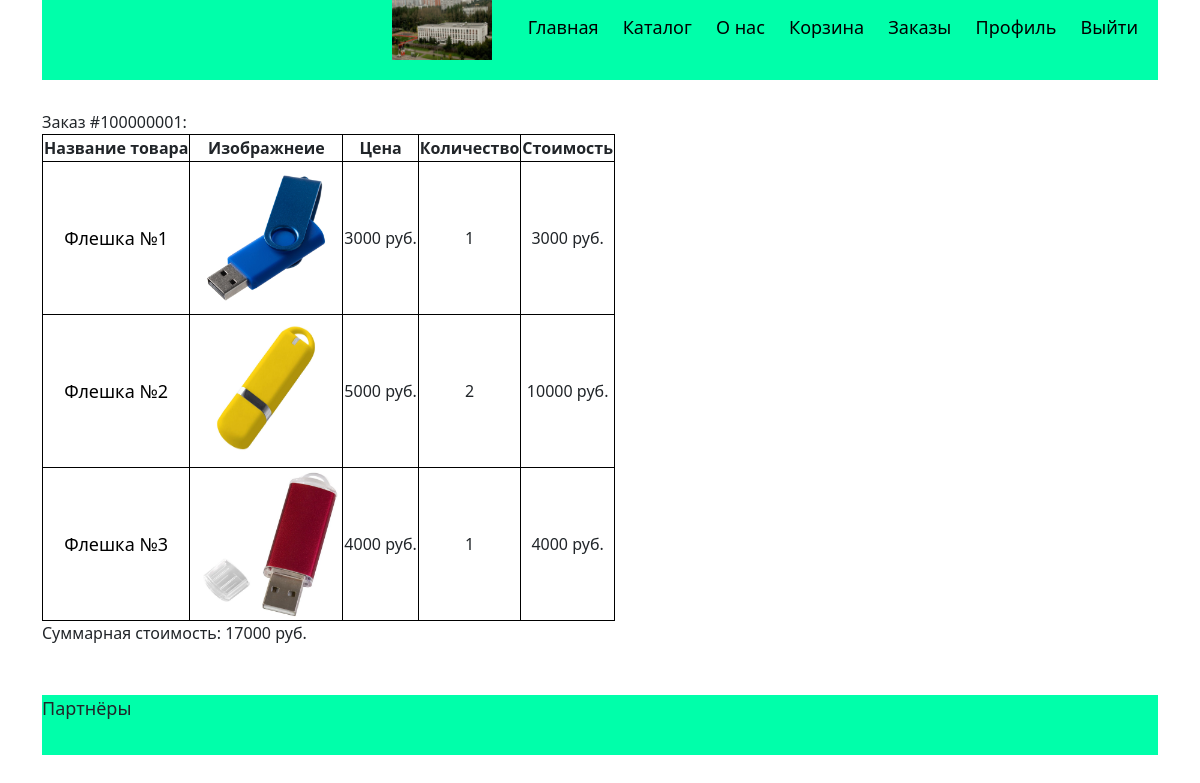
Before: /orders/ (signed in) with the older database file.
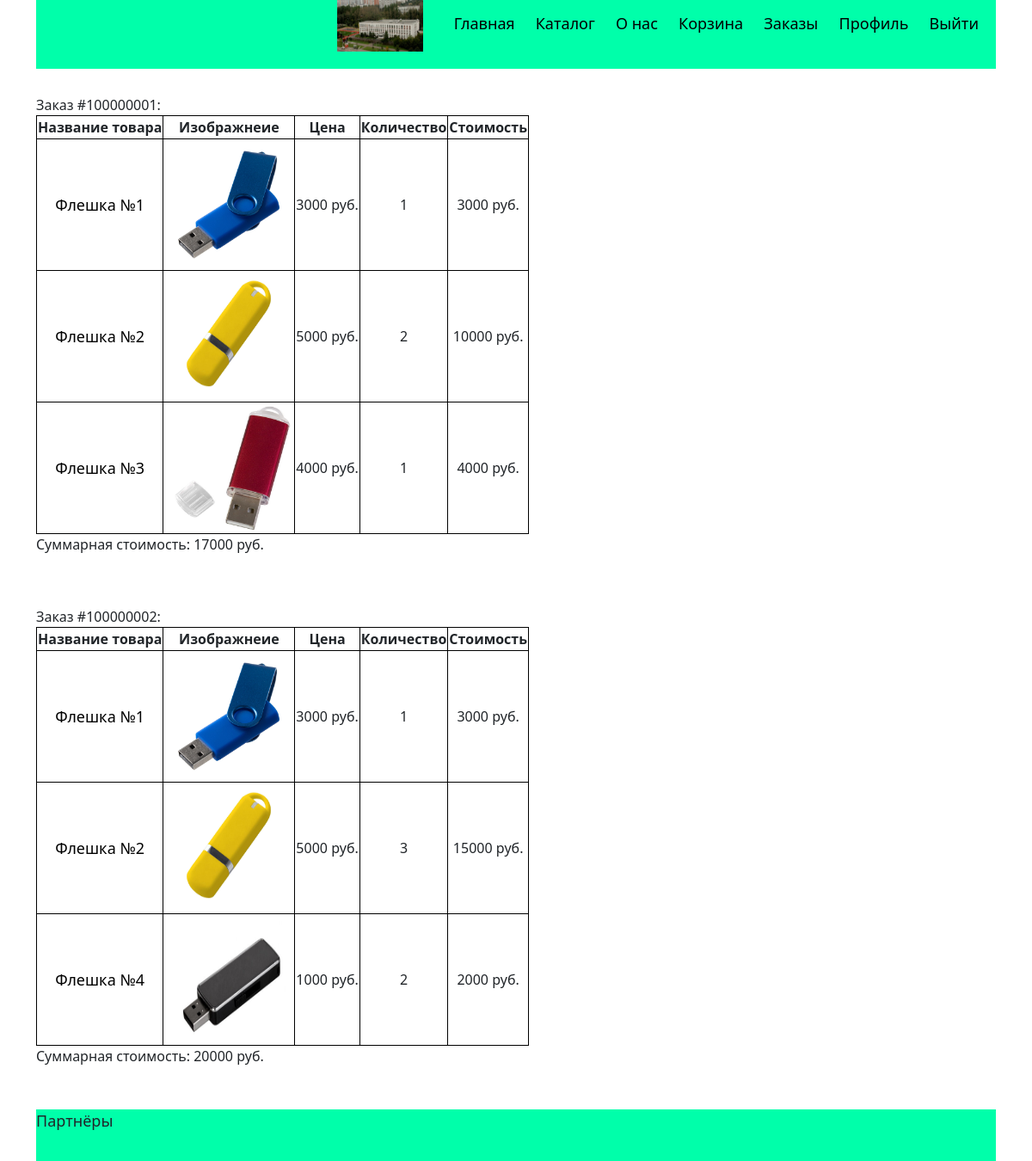
After: the same page with the newer database file.
### ORM.py (models this page shows)
class Orders(db.Model):
    id = db.Column(db.Integer, primary_key=True)
    number_of_order = db.Column(db.Integer)
    quantity = db.Column(db.Integer, nullable=False)
    good_id = db.Column(db.Integer, db.ForeignKey('goods.id'))
    good = db.relationship('Goods', backref=db.backref('orders', lazy=False))
    price_id = db.Column(db.Integer, db.ForeignKey('prices.id'))
    price = db.relationship('Prices', backref=db.backref('orders', lazy=False))
    customer_id = db.Column(db.Integer, db.ForeignKey('customers.id'))
    customer = db.relationship('Customers', backref=db.backref('orders', lazy=False))
    date = db.Column(db.DateTime, nullable=False)
    status = db.Column(db.String(80), nullable=False)

class Goods(db.Model):
    id = db.Column(db.Integer, primary_key=True)
    name = db.Column(db.String(80), nullable=False)
    quantity = db.Column(db.Integer, nullable=False)
    description = db.Column(db.String(200))
    price_id = db.Column(db.Integer, db.ForeignKey('prices.id'))
    price = db.relationship('Prices', backref=db.backref('good', lazy=False))
    photo_link = db.Column(db.String(80))
    colour = db.Column(db.String(80))
    category_id = db.Column(db.Integer, db.ForeignKey('categories.id'))
    category = db.relationship('Categories', backref=db.backref('goods', lazy=False))
    def link(self):
        return '/product?good_id='+str(self.id)

class Prices(db.Model):
    id = db.Column(db.Integer, primary_key=True)
    price = db.Column(db.Integer, nullable=False)
    start_date = db.Column(db.DateTime, nullable=False)
    end_date = db.Column(db.DateTime, nullable=False)

### main.py (the view)
@app.route('/orders/')
def orders():
    login = session.get('login')
    if not login:
        return redirect(url_for('main'), code=302)
    orders_dict = dict()
    total = dict()
    for i in list(filter(lambda x: x.customer.login==login,Orders.query.all())):
        if i.number_of_order not in orders_dict:
            orders_dict[i.number_of_order]=[i]
            total[i.number_of_order]=i.price.price*i.quantity
        else:
            orders_dict[i.number_of_order].append(i)
            total[i.number_of_order]+=i.price.price*i.quantity
    for i in orders_dict:
        orders_dict[i].sort(key=lambda x:x.good.id)
    return render_template('orders.html',orders=orders_dict, total=total)

### templates/orders.html (shortened to what this page needs)
{% extends "base.html" %}
{% block content %}
    {%for order in orders %}
        <div class="order">
            <div>Заказ #{{order}}:</div>
            <table>
                <tr>
                    <th>Название товара</th>
                    <th>Изображнеие</th>
                    <th>Цена</th>
                    <th>Количество</th>
                    <th>Стоимость</th>
                </tr>
                {% for item in orders[order] %}
                    <tr>
                        <td><a href={{item.good.link()}}>{{ item.good.name }}</a></td>
                        <td><a href={{item.good.link()}}><img class="order_image" src="{{ url_for('static', filename=item.good.photo_link) }}" alt={{item.good.name}}></a></td>
                        <td>{{ item.price.price }} руб.</td>
                        <td>{{ item.quantity }}</td>
                        <td>{{ item.price.price*item.quantity }} руб.</td>
                    </tr>
                {% endfor %}
            </table>
            <div>Суммарная стоимость: {{ total[order] }} руб.</div>
        </div>
    {% endfor %}
{% endblock %}

### templates/base.html (shortened to what this page needs)
<!DOCTYPE html>
<html lang="en">
<head>
    <link href="https://cdn.jsdelivr.net/npm/bootstrap@5.1.3/dist/css/bootstrap.min.css" rel="stylesheet">
    <link rel="stylesheet" type="text/css" href="{{ url_for('static', filename='style.css') }}">
</head>
<body>
    <div class="container">
        <header>
            <img class='logot' src="{{ url_for('static', filename='log.jpg') }}" alt="Логотип"></a>
            <ul class="menu_links">
                <li class='menu_link'><a href="/">Главная</a></li>
                <li class='menu_link'><a href="/catalog/">Каталог</a></li>
                <li class='menu_link'><a href="/about_us/">О нас</a></li>
                {% if session['login'] %}
                    <li class='menu_link'><a href="/shopping_cart/">Корзина</a></li>
                    <li class='menu_link'><a href="/orders/">Заказы</a></li>
                    <li class='menu_link'><a href="/profile/">Профиль</a></li>
                    <li class='menu_link'><a href="/sign_out/">Выйти</a></li>
                {% else %}
                    <li class='menu_link'><a href="/sign_in/">Авторизация</a></li>
                    <li class='menu_link'><a href="/registration/">Регистрация</a></li>
                {% endif %}
            </ul>
        </header>
        <div>{% block content %}{% endblock %}</div>
        <footer>
            <p>Партнёры</p>
        </footer>
    </div>
</body>
</html>

### static/Style.css (style rules this page uses)
ul { list-style-type:none }
header { width: 100%; background-color: #0FA; height: 80px; text-align: right; }
footer { background-color: #0FA; height: 60px; margin-top: 20px; }
a { text-decoration: none; color: black; font-size: large; }
p { font-size: large; }
.logot { width: 100px; height: 60px; display: inline-block; }
.menu_links { margin-left: auto; margin-right: 0; display: inline-block; }
.menu_link { text-align: right; display: inline-block; margin-right: 20px; }
.container { margin: 0 auto; width: 100%; }
.order { padding: 30px 0px; }
th { border: 1px solid black; text-align: center }
td { border: 1px solid black; text-align: center }
.order_image { width: 150px; height: 150px; display: inline-block; }

Changed rows visible on the page:
added Orders: number_of_order "100000002", good.name "Флешка №1", photo_link (picture), price.price "3000", quantity "1", item.price.price*item.quantity "3000", number_of_order "20000"
added Orders: good.name "Флешка №2", photo_link (picture), price.price "5000", quantity "3", item.price.price*item.quantity "15000", shown under "100000002"
added Orders: good.name "Флешка №4", photo_link (picture), price.price "1000", quantity "2", item.price.price*item.quantity "2000", shown under "100000002"
